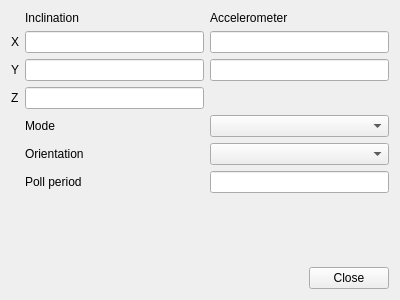
<?xml version="1.0" encoding="UTF-8"?>
<ui version="4.0">
 <class>qtorient</class>
 <widget class="QWidget" name="qtorient">
  <property name="geometry">
   <rect>
    <x>0</x>
    <y>0</y>
    <width>400</width>
    <height>300</height>
   </rect>
  </property>
  <property name="windowTitle">
   <string>qtOrient</string>
  </property>
  <layout class="QGridLayout" name="gridLayout_2">
   <item row="0" column="2">
    <widget class="QLabel" name="label">
     <property name="text">
      <string>Accelerometer</string>
     </property>
    </widget>
   </item>
   <item row="2" column="0">
    <widget class="QLabel" name="label_4">
     <property name="text">
      <string>Y</string>
     </property>
    </widget>
   </item>
   <item row="2" column="2">
    <widget class="QLineEdit" name="accel_y">
     <property name="enabled">
      <bool>true</bool>
     </property>
     <property name="acceptDrops">
      <bool>false</bool>
     </property>
     <property name="readOnly">
      <bool>true</bool>
     </property>
    </widget>
   </item>
   <item row="6" column="1">
    <widget class="QLabel" name="label_8">
     <property name="text">
      <string>Poll period</string>
     </property>
    </widget>
   </item>
   <item row="4" column="2">
    <widget class="QComboBox" name="modeBox"/>
   </item>
   <item row="6" column="2">
    <widget class="QLineEdit" name="pollEdit"/>
   </item>
   <item row="0" column="1">
    <widget class="QLabel" name="label_2">
     <property name="text">
      <string>Inclination</string>
     </property>
    </widget>
   </item>
   <item row="1" column="1">
    <widget class="QLineEdit" name="incl_x">
     <property name="enabled">
      <bool>true</bool>
     </property>
     <property name="acceptDrops">
      <bool>false</bool>
     </property>
     <property name="readOnly">
      <bool>true</bool>
     </property>
    </widget>
   </item>
   <item row="1" column="0">
    <widget class="QLabel" name="label_3">
     <property name="text">
      <string>X</string>
     </property>
    </widget>
   </item>
   <item row="3" column="0">
    <widget class="QLabel" name="label_5">
     <property name="text">
      <string>Z</string>
     </property>
    </widget>
   </item>
   <item row="5" column="1">
    <widget class="QLabel" name="label_7">
     <property name="text">
      <string>Orientation</string>
     </property>
    </widget>
   </item>
   <item row="2" column="1">
    <widget class="QLineEdit" name="incl_y">
     <property name="enabled">
      <bool>true</bool>
     </property>
     <property name="acceptDrops">
      <bool>false</bool>
     </property>
     <property name="readOnly">
      <bool>true</bool>
     </property>
    </widget>
   </item>
   <item row="1" column="2">
    <widget class="QLineEdit" name="accel_x">
     <property name="enabled">
      <bool>true</bool>
     </property>
     <property name="acceptDrops">
      <bool>false</bool>
     </property>
     <property name="readOnly">
      <bool>true</bool>
     </property>
    </widget>
   </item>
   <item row="8" column="2">
    <widget class="QDialogButtonBox" name="buttonBox">
     <property name="orientation">
      <enum>Qt::Horizontal</enum>
     </property>
     <property name="standardButtons">
      <set>QDialogButtonBox::Close</set>
     </property>
    </widget>
   </item>
   <item row="3" column="1">
    <widget class="QLineEdit" name="incl_z">
     <property name="enabled">
      <bool>true</bool>
     </property>
     <property name="acceptDrops">
      <bool>false</bool>
     </property>
     <property name="readOnly">
      <bool>true</bool>
     </property>
    </widget>
   </item>
   <item row="4" column="1">
    <widget class="QLabel" name="label_6">
     <property name="text">
      <string>Mode</string>
     </property>
    </widget>
   </item>
   <item row="5" column="2">
    <widget class="QComboBox" name="orientBox"/>
   </item>
   <item row="7" column="1">
    <spacer name="verticalSpacer">
     <property name="orientation">
      <enum>Qt::Vertical</enum>
     </property>
     <property name="sizeHint" stdset="0">
      <size>
       <width>20</width>
       <height>40</height>
      </size>
     </property>
    </spacer>
   </item>
  </layout>
 </widget>
 <resources/>
 <connections/>
</ui>
